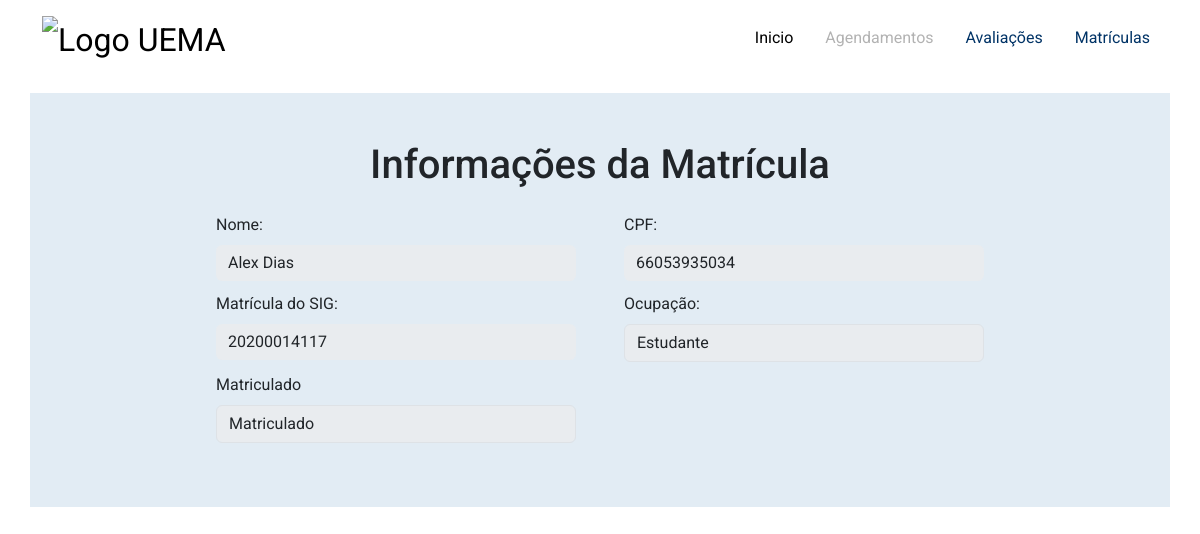
The app's page /matriculas/100/ (signed in), older data.
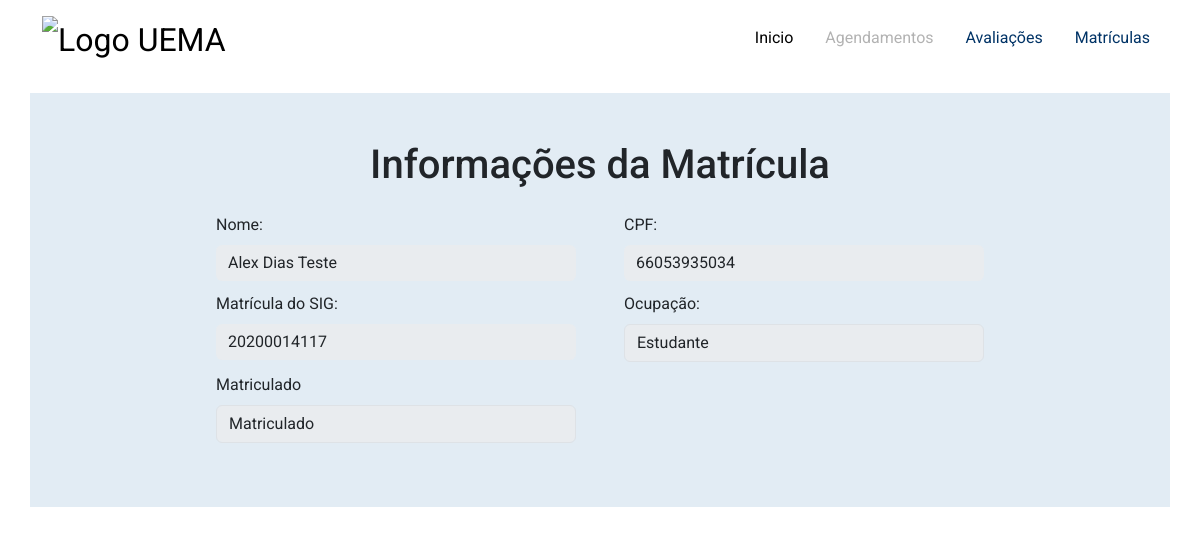
The same page, newer data.
### enrollment/models.py (models this page shows, shortened)
class Registration(models.Model):
    choice_ocupation = (
        ('Ex', 'Público Externo'),
        ('E', 'Estudante'),
        ('F', 'Funcionário')
    )
    choice_is_registered = (
        ('True', 'Matriculado'),
        ('False', 'Não Matriculado')
    )
    name          = models.CharField(max_length=100, null=False)
    cpf           = models.CharField(max_length=11, unique=True, null=False)
    sig_register  = models.CharField(max_length=11)
    ocupation     = models.CharField(max_length=2, choices=choice_ocupation, null=False)
    is_registered = models.CharField(max_length=5, choices=choice_is_registered)

### enrollment/views.py (the view)
# urls.py: path('<int:id>/', to_view, name='to_view'),
@login_required(login_url='users:login', redirect_field_name='next')
def to_view(request, id):
    enrollment = Registration.objects.filter(
        pk=id
    ).order_by('name').first()
    form = RegisterForm(instance=enrollment)
    for field_name, field in form.fields.items():
        field.widget.attrs['disabled']=True
        add_attr(form.fields[field_name], 'class', 'disabled')
    return render(
        request, 'enrollment/pages/to_view.html', {
            'form': form,
            'title': 'Informações da Matrícula',
            'enrollment': enrollment
    })

### utils/django_forms.py (called while the page is built)
def add_attr(field, attr_name, attr_new_val):
    existing_attr = field.widget.attrs.get(attr_name, '')
    field.widget.attrs[attr_name] = f'{existing_attr} {attr_new_val}'.strip()

def add_placeholder(field, placeholder_val):
    add_attr(field, 'placeholder', placeholder_val)

### enrollment/templates/enrollment/pages/to_view.html (shortened to what this page needs)
{% extends "global/base.html" %}
{% block content %}
    {% include "global/partials/form.html" %}
{% endblock content %}

### base_templates/global/partials/form.html (shortened to what this page needs)
<div class="container background-register p-5 mt-3">
    <div class="mb-3">
        <h1 class="text-center">{{ title }}</h1>
    </div>
    <form action="{{ form_action }}" method="POST"> {% csrf_token %}
        <div class="form-content form-content-grid">
            {% for field in form %}
                <div class="form-group">
                    <label for="{{field.id_for_label}}" class="form-label mt-2">
                        {{field.label}}
                    </label>
                    {{field}}
                </div>
            {% endfor %}
        </div>
    </form>
</div>

Row changes from the older to the newer data that the page shows:
changed Registration "Estudante": name "Alex Dias" → "Alex Dias Teste"
